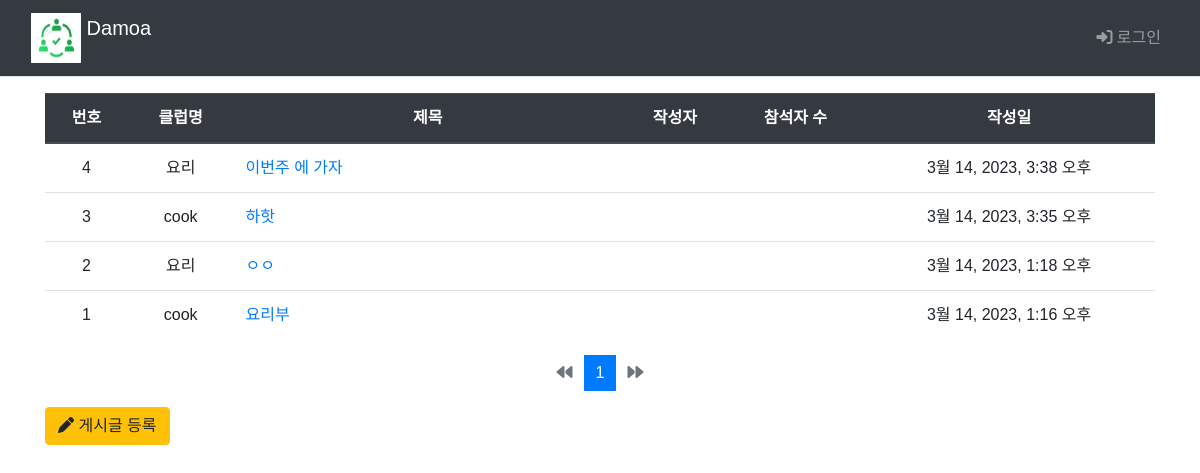
Page /main/board_list/ on the committed database.
### main/models.py (models this page shows, shortened)
class Board(models.Model):
    club = models.ForeignKey(Club, on_delete=models.CASCADE)
    subject = models.CharField('제목', max_length = 200,
                               help_text='게시글의 제목을 한 줄로 작성하세요.')
    content = models.TextField('내용', help_text='내용을 상세히 작성하세요.')
    create_date = models.DateTimeField('생성일')

class Club(models.Model):
    class category(models.TextChoices):
        from django.utils.translation import gettext_lazy as _
        COOK = 'CK', _('Cook')
        CULTURE = 'CT', _('Culture')
        GAME = 'GA', _('Game')
        LANGUAGE = 'LA', _('Language')
        MUSIC = 'MU', _('Music')
        OUTDOOR = 'OD', _('Outdoor')
        SPORTS = 'SP', _('Sports')
    category = models.CharField(
        max_length=10,
        choices = category.choices,
        null=True
    )
    name=models.TextField('클럽이름')
    def __str__(self):
        return self.name

### main/views.py (the view)
# urls.py: path('main/board_list/', views.board_list, name='board_list'),
def board_list(request):
    board_list=Board.objects.order_by('-id')
    page = request.GET.get('page', '1')  # 페이지
    board_list = Board.objects.order_by('-create_date')
    paginator = Paginator(board_list, 5)  # 페이지당 5개 테스트
    page_obj = paginator.get_page(page)
    context = {'board_list':page_obj}
    return render(request, 'main/board_list.html', context)

### main/templatetags/main_filter.py (called while the page is built)
@register.filter
def sub(value, arg):
    return value - arg

### templates/main/board_list.html (shortened to what this page needs)
{% extends 'base.html' %}
{% load static %}
{% load main_filter %}
{% block content %}
  <div class="container my-3">
    <table class="table ">
      <thead>
        <tr class="text-center thead-dark">
          <th>번호</th>
          <th>클럽명</th>
          <th style="width:35%">제목</th>
          <th>작성자</th>
          <th>참석자 수</th>
          <th>작성일</th>
        </tr>
      </thead>
      <tbody>
        {% if board_list %}
          {% for board in board_list %}
            <tr class="text-center">
              <td>{{ board_list.paginator.count|sub:board_list.start_index|sub:forloop.counter0|add:1 }}</td>
              <td>{{ board.club }}</td>
              <td class="text-left">
                <a href="{%url 'main:detail' board.id%}">{{board.subject}}</a>
              </td>
              <td></td>
              <td></td>
              <td>{{board.create_date}}</td>
            </tr>
          {% endfor %}
        {% else %}
          게시글이 없습니다.
        {% endif %}
      </tbody>
    </table>
    <ul class="pagination justify-content-center">
      {% if board_list.has_previous %}
        <li class="page-item">
          <a class="page-link" href="?page={{ board_list.previous_page_number }}">
            <i class="fa-solid fa-backward"></i>
          </a>
        </li>
      {% else %}
        <li class="page-item disabled">
          <a class="page-link" tabindex="-1" aria-disabled="true" href="#">
            <i class="fa-solid fa-backward"></i>
          </a>
        </li>
      {% endif %}
      {% for page_number in board_list.paginator.page_range %}
        {% if page_number == board_list.number %}
          <li class="page-item active" aria-current="page">
            <a class="page-link" href="?page={{ page_number }}">
              {{ page_number }}
            </a>
          </li>
        {% else %}
          <li class="" page-item="page-item">
            <a class="page-link" href="?page={{ page_number }}">
              {{ page_number }}
            </a>
          </li>
        {% endif %}
      {% endfor %}
      {% if board_list.has_next %}
        <li class="page-item">
          <a class="page-link" href="?page={{ board_list.next_page_number }}">
            <i class="fa-solid fa-forward"></i>
          </a>
        </li>
      {% else %}
        <li class="page-item disabled">
          <a class="page-link" tabindex="-1" aria-disabled="true" href="#">
            <i class="fa-solid fa-forward"></i>
          </a>
        </li>
      {% endif %}
    </ul>
    <a href="{%url 'main:board_create' %}" class="btn btn-warning">
      <i class="fa-solid fa-pen"></i>
      게시글 등록
    </a>
  </div>
{% endblock %}

### static/style.css (style rules this page uses)
* { font-family: 'Noto Sans KR', sans-serif; }
.page-link { border: 0px; }

### rows in the picture
Board: paginator.count|sub "4", club "요리", subject "이번주 에 가자", create_date "3월 14, 2023, 3:38 오후"
Board: paginator.count|sub "3", club "cook", subject "하핫", create_date "3월 14, 2023, 3:35 오후"
Board: paginator.count|sub "2", club "요리", subject "ㅇㅇ", create_date "3월 14, 2023, 1:18 오후"
Board: paginator.count|sub "1", club "cook", subject "요리부", create_date "3월 14, 2023, 1:16 오후"

### other values in the picture
{{ page_number }} "1"
